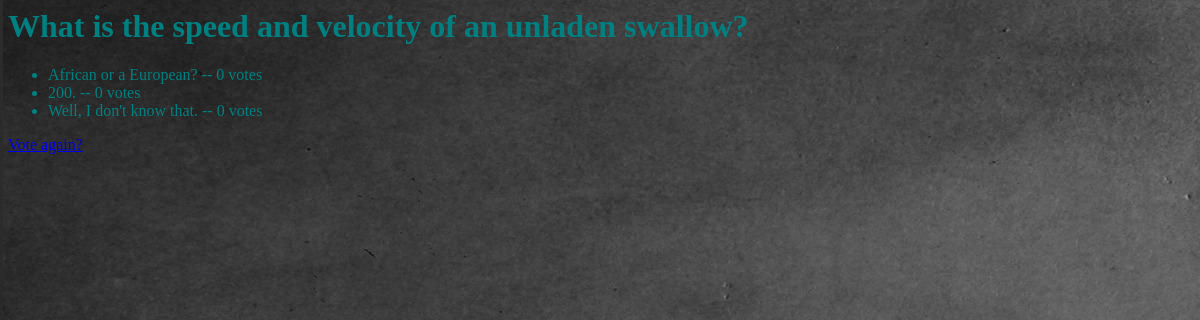
The app's page /polls/1/results/, older data.
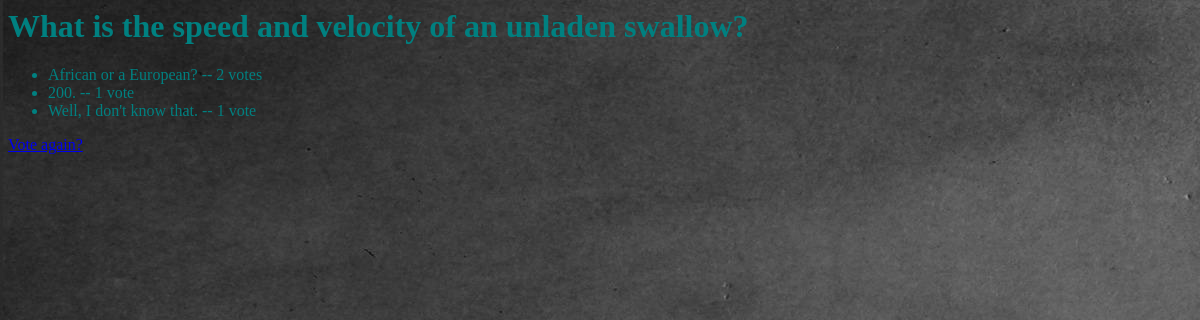
The same page, newer data.
### polls/models.py (models this page shows, shortened)
class Choice(models.Model):
    question = models.ForeignKey(Question, on_delete=models.CASCADE)
    choice_text = models.CharField(max_length=200)
    votes = models.IntegerField(default=0)

### polls/views.py (the view)
# urls.py: url(r'^(?P<pk>[0-9]+)/results/$', views.ResultsView.as_view(), name='results'),
class ResultsView(generic.DetailView):
    model = Question
    template_name = 'polls/results.html'

### polls/templates/polls/results.html
{% load staticfiles %}
<link rel="stylesheet" type="text/css" href="{% static 'polls/style.css' %}" />
<h1>{{ question.question_text }}</h1>
<ul>
{% for choice in question.choice_set.all %}
    <li>{{ choice.choice_text }} -- {{ choice.votes }} vote{{ choice.votes|pluralize }}</li>
{% endfor %}
</ul>
<a href="{% url 'polls:detail' question.id %}">Vote again?</a>

Row changes from the older to the newer data that the page shows:
changed Choice "African or a European?": votes "0" → "2"
changed Choice (number 2 of 3 on the later page): votes "0" → "1"
changed Choice "Well, I don't know that.": votes "0" → "1"
